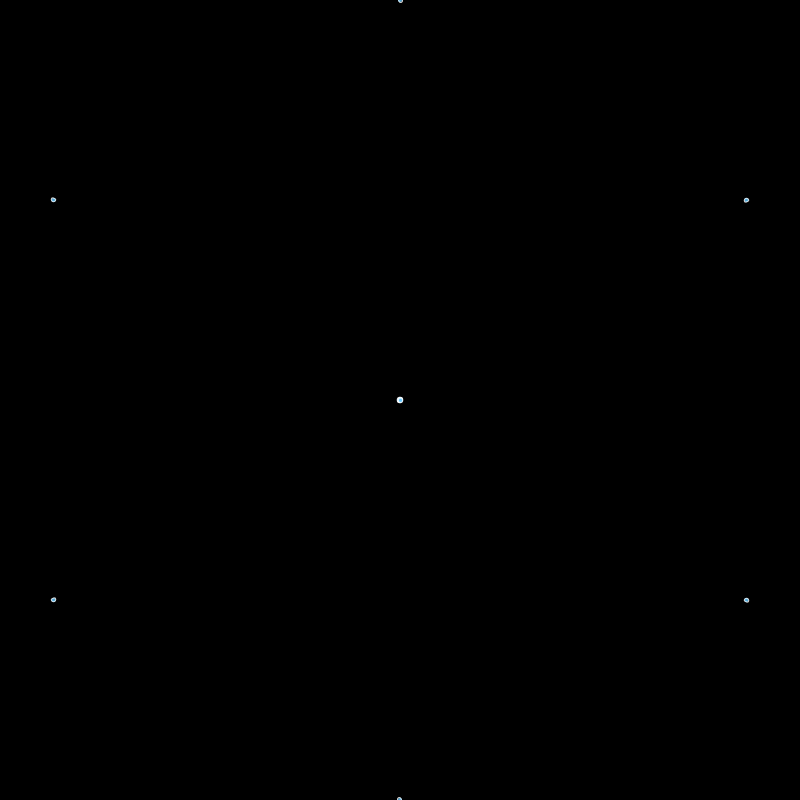
Frame 1 (no input)
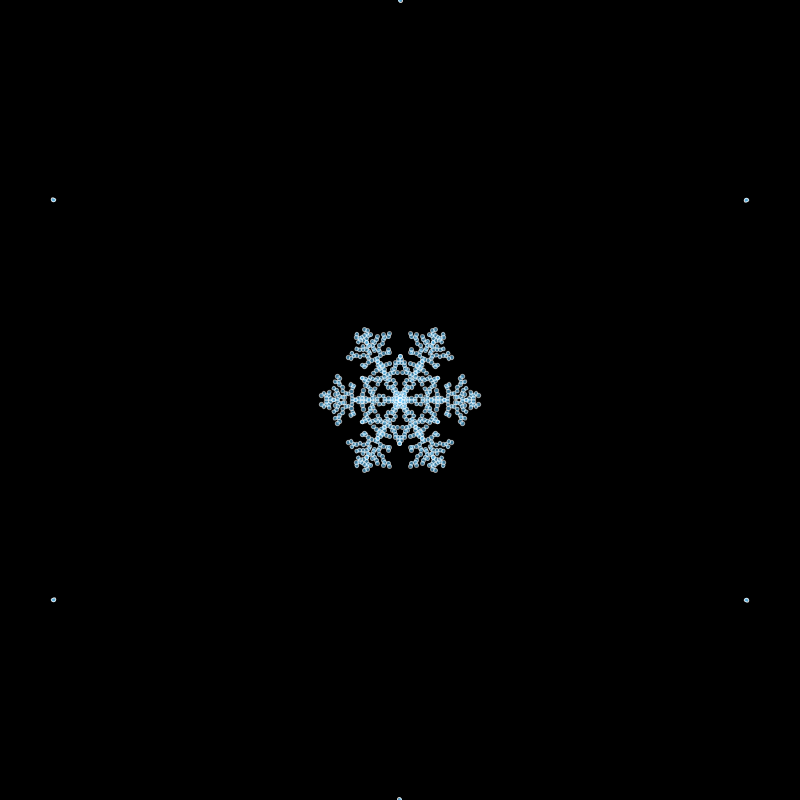
Frame 60 (the mouse pressed at the canvas centre just before this capture)
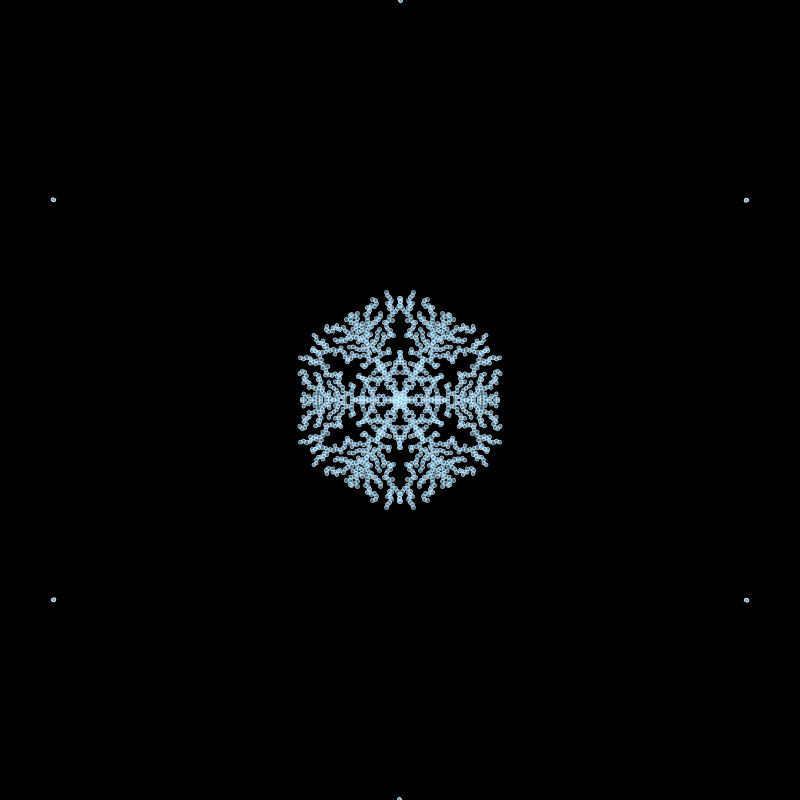
Frame 120 (the mouse held since frame 60 and released just before this capture)

The Processing sketch that drew these frames (run headless with seeded random() and noise(); from frame 60 on, the mouse is pressed at the canvas centre):

// Processing sketch: p127_brownian_tree_snowflake
// ── p127_brownian_tree_snowflake.pde
/*

https://e4494s.neocities.org/snowflake

*/

Particle            current;
ArrayList<Particle> snowflake;

void setup() {
  size(800, 800);
  reset();
}

void reset() {
  current = new Particle(height/2, 0);
  snowflake = new ArrayList<Particle>();
}

void draw() {
  translate(width/2, height/2);
  rotate(PI/6);
  background(0);

  var count = 0;
  while (!current.finished() && !current.intersects(snowflake)) {
    current.update();
    count++;
  }

  if (count == 0) {
    noLoop();
    println("snowflake completed");
  }

  snowflake.add(current);
  current = new Particle(height/2, 0);

  for (var i = 0; i < 6; i++) {
    rotate(PI/3);
    current.show();
    for (var p : snowflake) {
      p.show();
    }

    push();
    scale(1, -1);
    current.show();
    for (var p : snowflake) {
      p.show();
    }
    pop();
  }
}

class Particle {
  PVector pos;
  float r;
  
  Particle(float radius, float angle) {
    this.pos = PVector.fromAngle(angle);
    this.pos.mult(radius);
    this.r = 2;
  }

  void update() {
    this.pos.x -= 1;
    this.pos.y += random(-3, 3);

    var angle = this.pos.heading();
    angle = constrain(angle, 0, PI/6);
    var magnitude = this.pos.mag();
    this.pos = PVector.fromAngle(angle);
    this.pos.setMag(magnitude);
  }

  void show() {
    fill(100, 200, 255, 150);
    stroke(255, 150);
    ellipse(this.pos.x, this.pos.y, this.r * 2, this.r * 2);
  }

  boolean intersects(ArrayList<Particle> snowflake) {
    for (var s : snowflake) {
      var d = dist(s.pos.x, s.pos.y, this.pos.x, this.pos.y); 
      if (d < this.r * 2) {
        return true;
      }
    }
    return false;
  }

  boolean finished() {
    return (this.pos.x < 1);
  }
}
